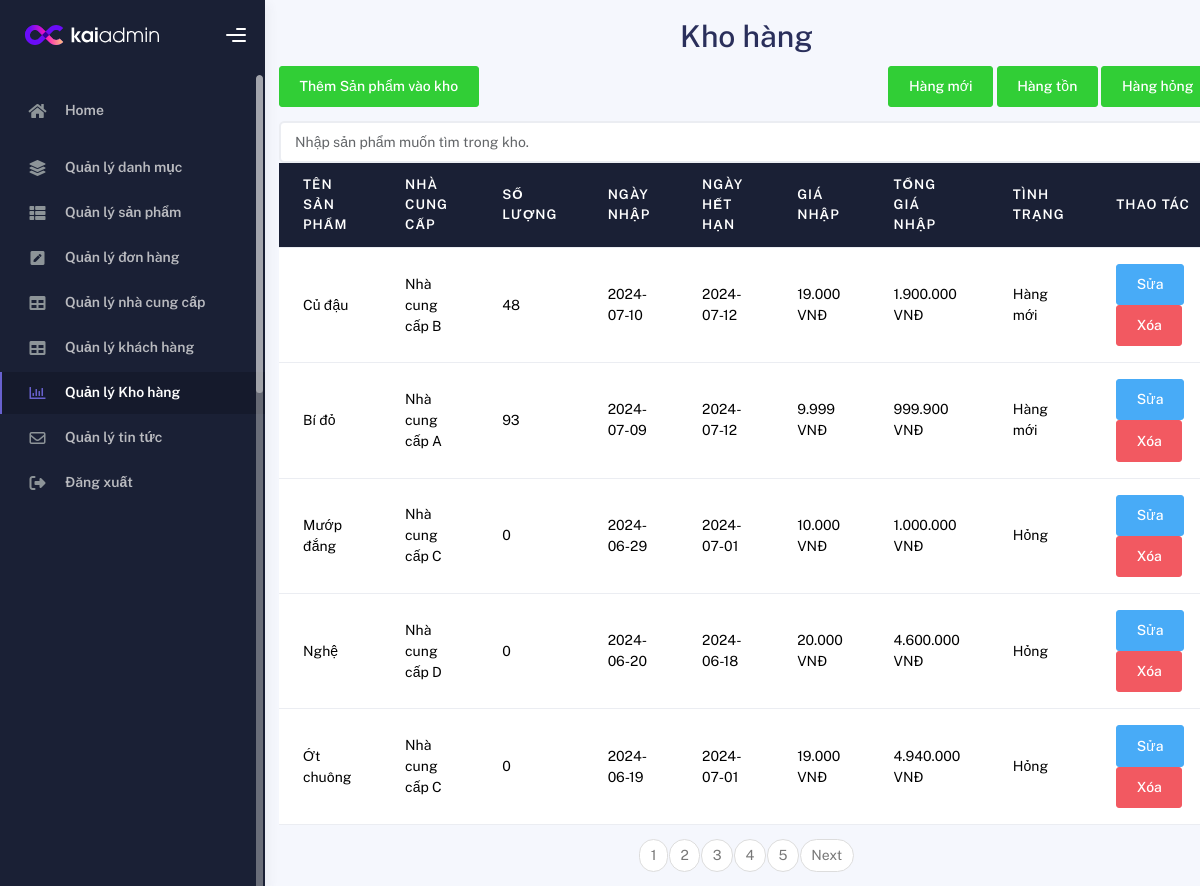
Page /Admin/Quanlykhohang/Khohang.php (signed in) on the committed database.
### tables this page shows
CREATE TABLE `khohang` (
  `maLoai` int(20) NOT NULL,
  `maSanPham` int(20) NOT NULL,
  `tenSanPham` varchar(50) NOT NULL,
  `ngayNhap` date NOT NULL,
  `maNhaCungCap` int(20) NOT NULL,
  `soLuong` int(10) NOT NULL,
  `giaNhap` int(6) NOT NULL,
  `hanSuDung` date NOT NULL,
  `tongTienNhap` int(50) NOT NULL,
  `tinhTrang` enum('Hàng mới','Hàng cũ','Hỏng') NOT NULL
);

CREATE TABLE `nhacungcap` (
  `maNhaCungCap` int(20) NOT NULL,
  `tenNhaCungCap` varchar(255) NOT NULL,
  `diaChi` varchar(250) NOT NULL,
  `email` varchar(30) NOT NULL,
  `soDienThoai` varchar(10) NOT NULL,
  `ghiChu` varchar(255) DEFAULT NULL
);

### Admin/Quanlykhohang/Khohang.php (the view, shortened to what this page needs)
<!DOCTYPE html>
<html lang="en">
<head>
  <link rel="stylesheet" href="https://cdnjs.cloudflare.com/ajax/libs/font-awesome/6.5.2/css/all.min.css">
  <link rel="stylesheet" href="//cdnjs.cloudflare.com/ajax/libs/morris.js/0.5.1/morris.css">
  <link rel="stylesheet" href="../assets1/main.css">
  <link rel="stylesheet" href="../assets/css/bootstrap.min.css" />
  <link rel="stylesheet" href="../assets/css/plugins.min.css" />
  <link rel="stylesheet" href="../assets/css/kaiadmin.min.css" />
  <link rel="stylesheet" href="../assets/css/demo.css" />
</head>
<body>
  <?php
  include 'connect.php';
  $sql_layncc = "SELECT COUNT(*) as total FROM khohang";
  $result = mysqli_query($conn, $sql_layncc);
  $row = mysqli_fetch_assoc($result);
  $total_records = $row['total'];
  $page_hientai = isset($_GET['trang']) ? $_GET['trang'] : 1;
  $item_page = 5;
  $sotrang = ceil($total_records / $item_page);
  $start = ($page_hientai - 1) * $item_page;
  ?>
  <div class="wrapper">
    <div class="sidebar" data-background-color="dark">
      <div class="sidebar-logo">
        <div class="logo-header" data-background-color="dark">
          <a href="/Demo/Admin/trangchu.php" class="logo">
            <img src="/Demo/Admin/assets/img/kaiadmin/logo_light.svg" alt="navbar brand" class="navbar-brand" height="20">
          </a>
          <div class="nav-toggle">
            <button class="btn btn-toggle toggle-sidebar">
              <i class="gg-menu-right"></i>
            </button>
          </div>
        </div>
      </div>
      <div class="scroll-wrapper sidebar-wrapper scrollbar scrollbar-inner" style="position: relative;">
        <div class="sidebar-wrapper scrollbar scrollbar-inner scroll-content scroll-scrolly_visible" style="height: auto; margin-bottom: 0px; margin-right: 0px; max-height: 427px;">
          <div class="sidebar-content">
            <ul class="nav nav-secondary">
              <li class="nav-item">
                <a href="/Demo/Admin/trangchu.php" class="collapsed" aria-expanded="false">
                  <i class="fas fa-home"></i>
                  <p>Home</p>
                </a>
              </li>
              <li class="nav-item">
                <a href="/Demo/Admin/Quanlydanhmuc/hienthi.php">
                  <i class="fas fa-layer-group"></i>
                  <p>Quản lý danh mục</p>
                </a>
              </li>
              <li class="nav-item">
                <a href="/Demo/Admin/Quanlysanpham/hienthi.php">
                  <i class="fas fa-th-list"></i>
                  <p>Quản lý sản phẩm</p>
                </a>
              </li>
              <li class="nav-item">
                <a href="/Demo/Admin/Quanlydonhang/hienthi.php">
                  <i class="fas fa-pen-square"></i>
                  <p>Quản lý đơn hàng</p>
                </a>
              </li>
              <li class="nav-item">
                <a href="/Demo/Admin/Quanlynhacungcap/hienthi.php">
                  <i class="fas fa-table"></i>
                  <p>Quản lý nhà cung cấp</p>
                </a>
              </li>
              <li class="nav-item">
                <a href="/Demo/Admin/Quanlykhachhang/hienthi.php">
                  <i class="fas fa-table"></i>
                  <p>Quản lý khách hàng</p>
                </a>
              </li>
              <li class="nav-item active">
                <a href="/Demo/Admin/Quanlykhohang/Khohang.php">
                  <i class="far fa-chart-bar"></i>
                  <p>Quản lý Kho hàng</p>
                </a>
              </li>
              <li class="nav-item">
                <a href="/Demo/Admin/Quanlytintuc/news.php">
                  <i class="fa-regular fa-envelope"></i>
                  <p>Quản lý tin tức</p>
                </a>
              </li>
              <li class="nav-item">
                <a href="/Demo/Admin/logout.php">
                  <i class="fa-solid fa-right-from-bracket"></i>
                  <p>Đăng xuất</p>
                </a>
              </li>
            </ul>
          </div>
        </div>
        <div class="scroll-element scroll-y scroll-scrolly_visible">
          <div class="scroll-element_outer">
            <div class="scroll-element_size"></div>
            <div class="scroll-element_track"></div>
            <div class="scroll-bar" style="height: 318px; top: 0px;"></div>
          </div>
        </div>
      </div>
    </div>
    <div class="main-panel">
      <div class="container m-3">
        <h1 align="Center">Kho hàng</h1>
        <div class="khoangCach">
          <a href="Themkho.php" class="btn btn-success mb-3"> Thêm Sản phẩm vào kho</a>
          <div>
            <a href="hangMoi.php" class="btn btn-success mb-3"> Hàng mới</a>
            <a href="hangTon.php" class="btn btn-success mb-3"> Hàng tồn</a>
            <a href="hangHong.php" class="btn btn-success mb-3"> Hàng hỏng</a>
          </div>
        </div>
        <div class="">
          <div class="d-search">
            <input type="text" id="search" class="form-control" aria-label="Search invoice" placeholder="Nhập sản phẩm muốn tìm trong kho.">
          </div>
        </div>
        <table class="table">
          <thead class="thead-dark">
            <tr>
              <th>Tên sản phẩm</th>
              <th>Nhà cung cấp</th>
              <th>Số lượng</th>
              <th>Ngày Nhập</th>
              <th>Ngày hết hạn</th>
              <th>Giá Nhập</th>
              <th>Tổng giá nhập</th>
              <th>Tình trạng</th>
              <th>Thao tác</th>
            </tr>
          </thead>
          <tbody id="body_table">
            <?php
            include 'connect.php';
            $sql = "SELECT *FROM khohang ORDER BY maLoai DESC LIMIT $start, $item_page ";
            $result = mysqli_query($conn, $sql);
            while ($row = mysqli_fetch_array($result)) {
            ?>
              <?php
              $sql1 = "SELECT * FROM nhacungcap where maNhaCungCap =" . $row['maNhaCungCap'];
              $result1 = mysqli_query($conn, $sql1);
              $row1 = mysqli_fetch_assoc($result1);
              ?>
              <tr>
                <td><?php echo $row['tenSanPham']; ?></td>
                <td><?php echo $row1['tenNhaCungCap']; ?></td>
                <td><?php echo $row['soLuong']; ?></td>
                <td><?php echo $row['ngayNhap']; ?></td>
                <td><?php echo $row['hanSuDung']; ?></td>
                <td><?php echo number_format($row['giaNhap'], 0, '', '.') . " VNĐ"; ?></td>
                <td><?php echo number_format($row['tongTienNhap'], 0, '', '.') . " VNĐ"; ?></td>
                <td><?php echo $row['tinhTrang']; ?></td>
                <td> <a href="Suakho.php?id= <?php echo $row['maLoai']; ?>" class="btn btn-info">Sửa</a>
                  <a onclick="return confirm('Bạn có muốn xóa sản phẩm này không');" href="Xoakhohang.php?id=<?php echo $row['maLoai']; ?>" class="btn btn-danger">Xóa</a>
                </td>
              </tr>
            <?php
            }
            ?>
          </tbody>
        </table>
        <ul class="pagination justify-content-center">
          <?php
          for ($i = 1; $i <= $sotrang; $i++) {
            echo "<li class='page-item'><a class='page-link'
                    href='?trang=$i'>$i</a></li>";
          }
          if ($page_hientai < $sotrang && $sotrang > 1) {
            $y = $page_hientai + 1;
            echo "<li class='page-item'><a class='page-link'
                    href='?trang=$y'>Next</a></li>";
          }
          ?>
        </ul>
      </div>
    </div>
  </div>
</body>
</html>

### Admin/assets1/main.css (style rules this page uses)
body { font-family: "Helvetica Neue", "Open sans", sans-serif; background-color: gray; background-image: -webkit-linear-gradient(top left, rgba(0, 0, 0, 0.15), rgb(93, 93, 93, 0.15)), url(https://img1.kienthucvui.vn/uploads/2019/10/30/anh-chup-rau-cu-qua_112150407.jpg); color: white; background-size: cover; }
.khoangCach { display: flex; flex-direction: row; align-items: center; justify-content: space-between; }

### rows in the picture
khohang: tenSanPham "Củ đậu", maNhaCungCap.tenNhaCungCap "Nhà cung cấp B", soLuong "48", ngayNhap "2024-07-10", hanSuDung "2024-07-12", giaNhap "19.000", tongTienNhap "1.900.000", tinhTrang "Hàng mới"
khohang: tenSanPham "Bí đỏ", maNhaCungCap.tenNhaCungCap "Nhà cung cấp A", soLuong "93", ngayNhap "2024-07-09", hanSuDung "2024-07-12", giaNhap "9.999", tongTienNhap "999.900", tinhTrang "Hàng mới"
khohang: tenSanPham "Mướp đắng", maNhaCungCap.tenNhaCungCap "Nhà cung cấp C", soLuong "0", ngayNhap "2024-06-29", hanSuDung "2024-07-01", giaNhap "10.000", tongTienNhap "1.000.000", tinhTrang "Hỏng"
khohang: tenSanPham "Nghệ", maNhaCungCap.tenNhaCungCap "Nhà cung cấp D", soLuong "0", ngayNhap "2024-06-20", hanSuDung "2024-06-18", giaNhap "20.000", tongTienNhap "4.600.000", tinhTrang "Hỏng"
khohang: tenSanPham "Ớt chuông", maNhaCungCap.tenNhaCungCap "Nhà cung cấp C", soLuong "0", ngayNhap "2024-06-19", hanSuDung "2024-07-01", giaNhap "19.000", tongTienNhap "4.940.000", tinhTrang "Hỏng"
